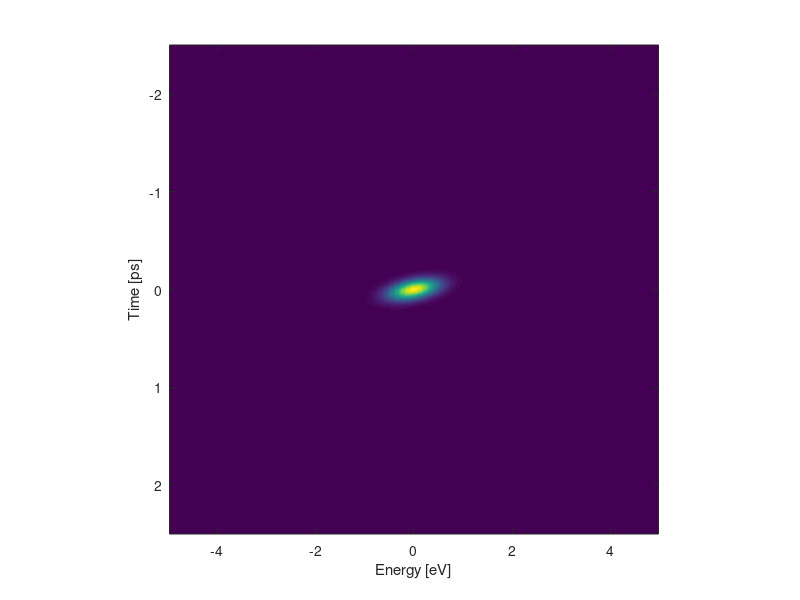

MATLAB code for this plot: (Note: this script raises an error after producing the figure.)
%%
clc; close all; clear all;

debug = true;

%% Input arguments
if debug
    InputArgs = [0.8,150,20,-5*pi/180,1e-1,1];
end

ElectronTotalEnergy = InputArgs(1);
ElectronTotalTime = InputArgs(2)*1e-15;
ElectronTimeCoherentFWHM = InputArgs(3)*1e-15;
Theta = InputArgs(4);
PhiGainFactor = InputArgs(5);
PulseEnergyGainFactor = InputArgs(6);

fprintf('Input arguments:\n\t 1. ElectronTotalEnergy: %.3f [eV]\n\t 2. ElectronTotalTime: %.3f [fs]\n\t 3. ElectronTimeCoherentFWHM: %.3f [fs]\n\t 4. Theta: %.3f [deg]\n\t 5. PhiGainFactor: %.3f\n\t 6. PulseEnergyGainFactor: %.3f\n',InputArgs.*[1 1 1 180/pi 1 1]);

%% Predetermined parameters
Theta_Pol = 90.*(pi/180);

PulseEnergy = PulseEnergyGainFactor.*1e-10;%[J]

x0 = 0;
y0 = -1e-6;

%% Physical constants
c = 299792458;%[m/s];
e = 1.60217662e-19;%[C]
h = 6.62607004e-34;%[J*s]
hbar = h/(2*pi);

%% System parameters
%Coherent parameters
ElectronTimeCoherentSigma = ElectronTimeCoherentFWHM./(2*sqrt(2*log(2)));%[s]

%Incoherent parameters
ElectronTimeIncoherentSigma = ElectronTotalTime/(2*sqrt(2*log(2)));%[s]    
ElectronEnergyIncoherentSigma = ElectronTotalEnergy/(2*sqrt(2*log(2)));%[eV]

v = 0.7*c;% Electron velocity [m/s]
C1 = (-1./(1i*hbar*v))*e;

%% Time variable
Fs = 2.4e15;%[Hz]
dt = 1/Fs;%[s]
L = 2.4e4;
domega = Fs/L*(2*pi);%[Hz]
t = (-L/2:L/2).*dt;%[s]
omega = (-L/2:L/2)*domega;%[Hz]
energy = omega.*hbar/e;%[eV]

%% Time delay
ddt = 10e-15;
deltat = -2.5e-12:ddt:2.5e-12;

%% z variable
z = (-1:1e-2:1)*1e-4;%[m]
deltaz = z(2)-z(1);

%% Incoherent broadening weighting function W(E,t)
SubSampleFactor = 60;
eW = energy(1:SubSampleFactor:end);
tW = deltat*1e12;%[ps]

SigmaT = ElectronTimeIncoherentSigma*1e12;
SigmaE = ElectronEnergyIncoherentSigma;

a = cos(Theta)^2/(2*SigmaT^2) + sin(Theta)^2/(2*SigmaE^2);
b = (sin(2*Theta)/4)*((1/SigmaE^2)-(1/SigmaT^2));
c = sin(Theta)^2/(2*SigmaT^2) + cos(Theta)^2/(2*SigmaE^2);

[TW,EW] = meshgrid(tW,eW);
W = exp(-(a*TW.^2 + 2*b*TW.*EW + c*EW.^2));
W = W';

figure(1)
imagesc(eW,tW,W)
xlabel('Energy [eV]')
ylabel('Time [ps]')
axis square
drawnow

%% Calculate the marginals of W
ProjT = trapz(eW,W,2);
ProjE = trapz(tW,W,1);

[~,MaxInd] = max(ProjT);
e1 = find(ProjT >= 0.5*ProjT(MaxInd),1,'first');
e2 = find(ProjT >= 0.5*ProjT(MaxInd),1,'last');
FWHM_T = tW(e2) - tW(e1);

[~,MaxInd] = max(ProjE);
e1 = find(ProjE >= 0.5*ProjE(MaxInd),1,'first');
e2 = find(ProjE >= 0.5*ProjE(MaxInd),1,'last');
FWHM_E = eW(e2) - eW(e1);

fprintf('Projected energy FWHM: %.3f [eV]\nProjected time FWHM: %.3f [ps]\n',FWHM_E,FWHM_T);

%% Calculate electric potential
% Here you can choose which potential to calculate (or use both and sum)
% Phi_OR - Optical Rectificatio
% Phi_PD - Photo-Dember

Phi_OR = CalcElectricPotential_OpticalRectification_wRetPotential(PulseEnergy,t,z,x0,y0,Theta_Pol,v);
% Phi_PD = CalcElectricPotential_wXprimeZprimeInt_wRetPotential(PulseEnergy,t,z,x0,y0);

%%
Phi = Phi_OR.*PhiGainFactor;

Phi = movmean(movmean(Phi,3,1),10,2);

figure(2)
imagesc(t,z,Phi)
xlabel('t [s]')
ylabel('z [m]')
drawnow

%% Time domain Fourier transform
PhiFFT = fftshift(fft(Phi,length(t),2),2);
PhiFFT = PhiFFT./max(omega);

%% beta(omega)
[Omega,Z] = meshgrid(omega,z);

PhiZ = PhiFFT.*exp(-1i*Omega.*Z/v);
beta = sum(PhiZ,1).*deltaz;

%% f(t)
parfor TimeInd = 1:length(t)
    I(TimeInd) = C1.*trapz(omega,2.*real(exp(1i.*omega.*t(TimeInd)).*beta));    
end

%% Sweep time delay - Psi(E,deltat)
Deltat = repmat(deltat',1,length(t));
T = repmat(t,length(deltat),1);
Ishift = circshift(I,ceil(length(t)/2));
ft = exp(-Ishift);
FT = repmat(ft,length(deltat),1);
PsiCoherent = FT.*exp(-(T-Deltat).^2/(2*ElectronTimeCoherentSigma.^2));

PsiCoherent = fftshift(fft(PsiCoherent,length(t),2),2);

PsiCoherent = (abs(PsiCoherent)).^2;
PsiCoherent = PsiCoherent./trapz(energy,PsiCoherent,2);

%% Sub-sample the model time scan and normalize
TimeScan_Model = PsiCoherent(:,1:SubSampleFactor:end);
TimeScan_Model = TimeScan_Model./trapz(eW,TimeScan_Model,2);

figure(3)
imagesc(eW,tW,TimeScan_Model)
xlabel('Energy [eV]')
ylabel('\Deltat [ps]')
colorbar
colormap jet
axis square
drawnow

%% Incoherent convolution
TimeScan_Model_Sum = zeros(size(TimeScan_Model));

WCutOff = 0.01*max(W(:));

parfor tInd = 1:length(tW)
    for eInd = 1:length(eW)

        if W(tInd,eInd) < WCutOff
            continue
        end

        TimeScan_Model_Sum = TimeScan_Model_Sum + W(tInd,eInd).*...
            circshift(circshift(TimeScan_Model,-ceil(length(tW)/2)+tInd,1),-ceil(length(eW)/2)+eInd,2);

    end
end

%%
TimeScan_Model = TimeScan_Model_Sum;
TimeScan_Model = TimeScan_Model./trapz(eW,TimeScan_Model,2);

%% Plot final model output TimeScan(E,deltat)
figure(4)
imagesc(eW,tW,TimeScan_Model)
xlabel('Energy [eV]')
ylabel('\Deltat [ps]')
colorbar
colormap jet
axis square
drawnow